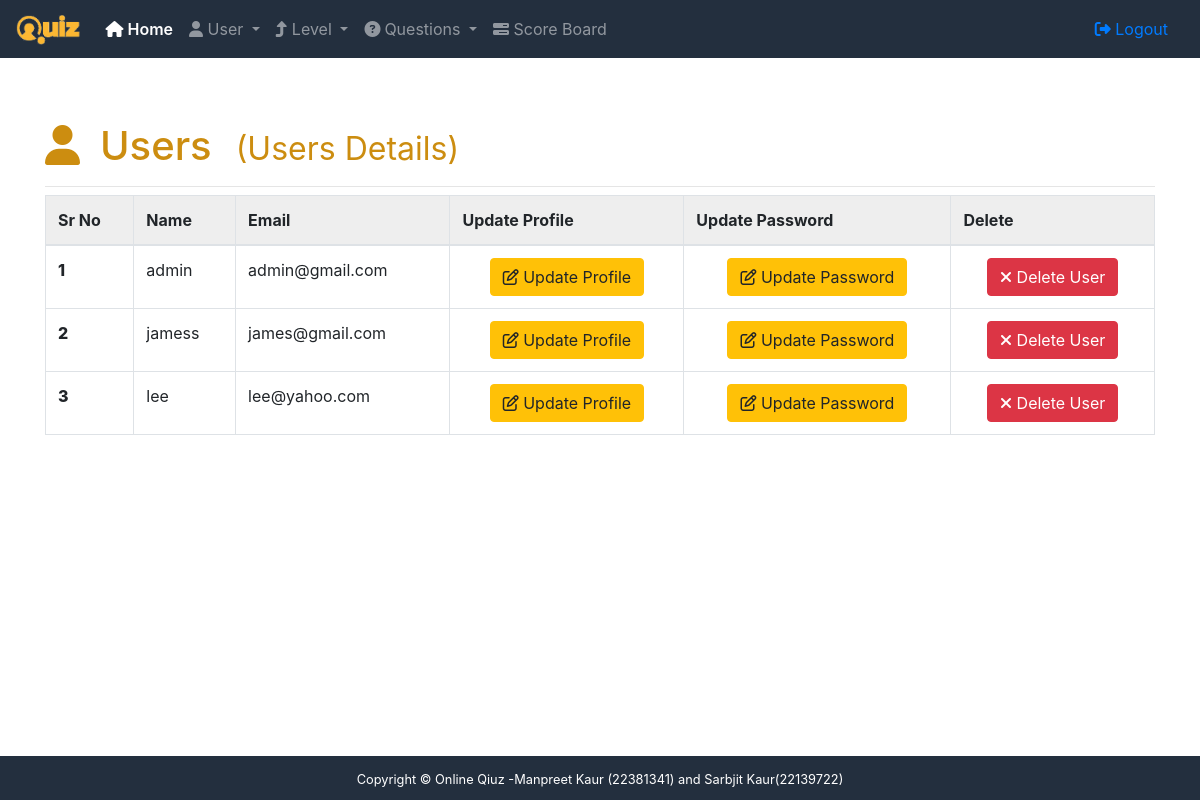
Page /admin/user/manage (signed in) on the earlier database version.
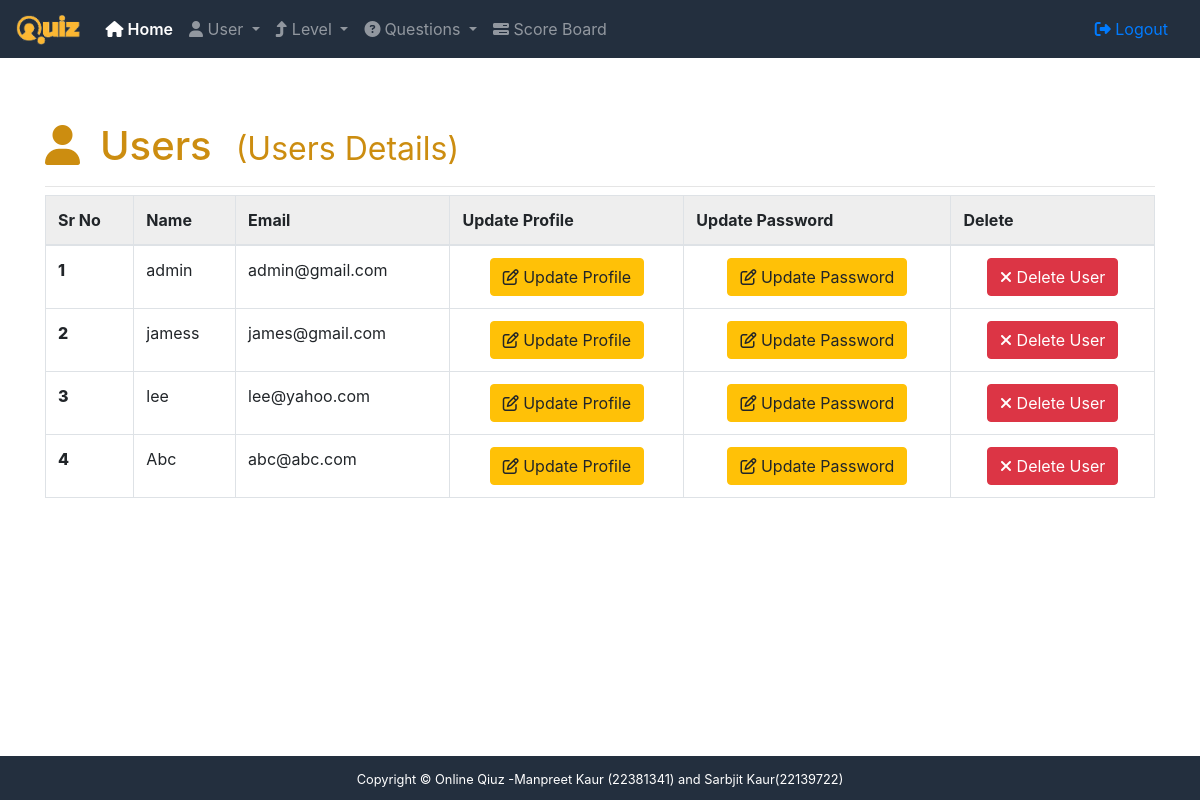
Same page on the later database version.
### app/admin/models.py (models this page shows, shortened)
class User(db.Model):
    id = db.Column(db.Integer, primary_key=True)
    name = db.Column(db.String(80), unique=True, nullable=False)
    email = db.Column(db.String(120), unique=True, nullable=False)
    password = db.Column(db.String(120), nullable=False)
    is_admin = db.Column(db.Boolean, nullable=False)
    def __repr__(self):
        return '<User %r>' % self.name

### app/admin/controller.py (the view)
@admin_routes.route('/user/manage')
@login_required
def manage_users():
    users = User.query.all()
    print(users)
    return render_template("admin/viewusers.html", users=users)

### app/admin/__init__.py (called while the page is built)
def login_required(f):
    @wraps(f)
    def wrap(*args, **kwargs):
        if 'quizadmin' in session:
            return f(*args, **kwargs)
        else:
            flash("You need to login first","danger")
            return redirect(url_for('admin.login'))
    return wrap

### app/templates/admin/viewusers.html (shortened to what this page needs)
{% extends 'admin/base.html' %}
{% block content %}
<div class="container">
    <div class="table-responsive">
        <h1 class="mt-5"><i class="fa fa-user"></i>Users<small class="ml-4">(Users Details)</small></h1>
        <hr class="mb-2"/>
        <table class="table table-bordered">
            <thead>
                <tr>
                    <th>Sr No</th>
                    <th>Name</th>
                    <th>Email</th>
                    <th>Update Profile</th>
                    <th>Update Password</th>
                    <th>Delete</th>
                </tr>
            </thead>
            <tbody>
                {% for user in users %}
                    <tr>
                        <td>{{ loop.index }}</td>
                        <td>{{ user.name }}</td>
                        <td>{{ user.email }}</td>
                        <td>
                            <a href="{{ url_for("admin.edit_user_profile",id_=user.id) }}">
                                <button class="btn btn-warning">
                                <i class="fa fa-edit"></i> Update Profile</button>
                            </a>
                        </td>
                        <td>
                            <a href="{{ url_for("admin.change_user_password",id_=user.id) }}">
                                <button class="btn btn-warning">
                                <i class="fa fa-edit"></i> Update Password</button>
                            </a>
                        </td>
                        <td>
                            <form action="{{ url_for('admin.delete_user',id_=user.id) }}" method="post" onsubmit="return deleteUser('{{ user.name }}');">
                            <button class="btn btn-danger">
                                <i class="fa fa-times"></i> Delete User</button>
                            </form>
                        </td>
                    </tr>
                {% endfor %}
            </tbody>
        </table>
    </div>
</div>
{% endblock %}

Differences in the rows shown:
added User: name "Abc", email "abc@abc.com"
